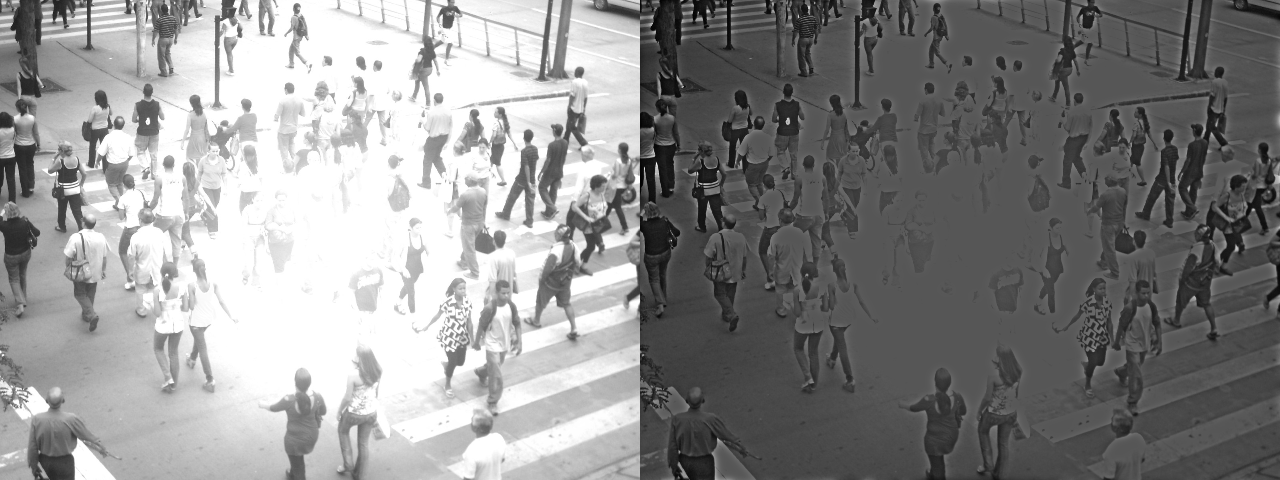
//> input picture FiltroHomomorfico/image4155.png, 1280 x 480 px, given in place of the camera
$ ./main   (built with g++ and OpenCV 4)
//> lines starting //> are read from the running program, lines starting //| are printed output that depends on the picture
#include <iostream>
#include <opencv2/opencv.hpp>

using namespace cv;
using namespace std;

void MostraHist(Mat &image, bool equaliza= false)
{
    vector<Mat> planes;
    Mat histR, histG, histB;
    int nbins = 256;
    float range[] = {0, 256};
    const float *histrange = { range };
    bool uniform = true;
    bool acummulate = false;

    int histw = nbins, histh = nbins/2;
    Mat histImgR(histh, histw, CV_8UC3, Scalar(0,0,0));
    Mat histImgG(histh, histw, CV_8UC3, Scalar(0,0,0));
    Mat histImgB(histh, histw, CV_8UC3, Scalar(0,0,0));

    split (image, planes);
    if(equaliza) // equaliza os 3 planos R G B
    {
        equalizeHist(planes[0], planes[0]);
        equalizeHist(planes[1], planes[1]);
        equalizeHist(planes[2], planes[2]);
    }
    merge(planes, image); // junta os planos novamente na imagem
    calcHist(&planes[0], 1, 0, Mat(), histR, 1,
             &nbins, &histrange,
             uniform, acummulate);
    calcHist(&planes[1], 1, 0, Mat(), histG, 1,
             &nbins, &histrange,
             uniform, acummulate);

    calcHist(&planes[2], 1, 0, Mat(), histB, 1,
             &nbins, &histrange,
             uniform, acummulate);

    normalize(histR, histR, 0, histImgR.rows, NORM_MINMAX, -1, Mat());
    normalize(histG, histG, 0, histImgR.rows, NORM_MINMAX, -1, Mat());
    normalize(histB, histB, 0, histImgR.rows, NORM_MINMAX, -1, Mat());

    histImgR.setTo(Scalar(0));
    histImgG.setTo(Scalar(0));
    histImgB.setTo(Scalar(0));

    for(int i=0; i<nbins; i++)
    {
        line(histImgR, Point(i, histh),
             Point(i, histh-cvRound(histR.at<float>(i))),
             Scalar(0, 0, 255), 1, 8, 0);
        line(histImgG, Point(i, histh),
             Point(i, histh-cvRound(histG.at<float>(i))),
             Scalar(0, 255, 0), 1, 8, 0);
        line(histImgB, Point(i, histh),
             Point(i, histh-cvRound(histB.at<float>(i))),
             Scalar(255, 0, 0), 1, 8, 0);
    }
    histImgR.copyTo(image(Rect(0, 0,nbins, histh)));
    histImgG.copyTo(image(Rect(0, histh,nbins, histh)));
    histImgB.copyTo(image(Rect(0, 2*histh,nbins, histh)));
}


int main(int argc, char** argv)
{
    Mat image;
    int width, height;
    VideoCapture cap;
    cap.open(0);
    if(!cap.isOpened())
    {
        cout << "cameras indisponiveis";
        return -1;
    }

    width  = cap.get(CV_CAP_PROP_FRAME_WIDTH);
    height = cap.get(CV_CAP_PROP_FRAME_HEIGHT);

    cout << "largura = " << width << endl;
    cout << "altura  = " << height << endl;

    while(1)
    {
        cap >> image;
//> image is the input picture: 480 rows x 1280 cols, CV_8UC3; min 0, max 255, mean 140.1
        resize(image, image, Size(640,480));
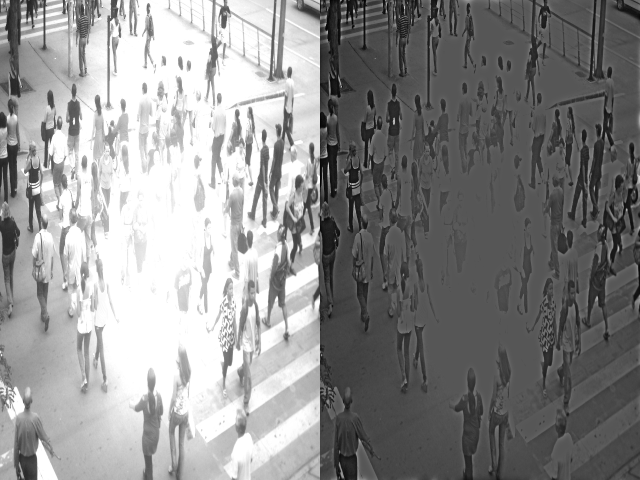
//> image: 480 rows x 640 cols, CV_8UC3; min 1, max 255, mean 140.3
        MostraHist(image);
//> in MostraHist, `calcHist(&planes[0], 1, 0, Mat(), histR, 1, &nbins, &histrange, unifor..`: histR = 256 values, max 38553 at index 255, min 0 at index 0, mean 1200
//> in MostraHist, `calcHist(&planes[1], 1, 0, Mat(), histG, 1, &nbins, &histrange, unifor..`: histG has the same summary as histR
//> in MostraHist, `calcHist(&planes[2], 1, 0, Mat(), histB, 1, &nbins, &histrange, unifor..`: histB has the same summary as histR
//> in MostraHist, `normalize(histR, histR, 0, histImgR.rows, NORM_MINMAX, -1, Mat());`: histR = 256 values, max 128 at index 255, min 0 at index 0, mean 3.98
//> in MostraHist, `normalize(histG, histG, 0, histImgR.rows, NORM_MINMAX, -1, Mat());`: histG has the same summary as histR
//> in MostraHist, `normalize(histB, histB, 0, histImgR.rows, NORM_MINMAX, -1, Mat());`: histB has the same summary as histR
//> after the loop in MostraHist, `for(int i=0; i<nbins; i++)`:
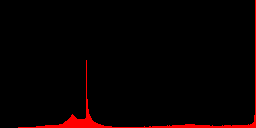
//> histImgR: 128 rows x 256 cols, CV_8UC3; mean B, G, R 0, 0, 7.9
//> after the loop in MostraHist, `for(int i=0; i<nbins; i++)`:
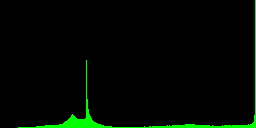
//> histImgG: 128 rows x 256 cols, CV_8UC3; mean B, G, R 0, 7.9, 0
//> after the loop in MostraHist, `for(int i=0; i<nbins; i++)`:
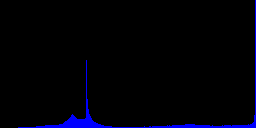
//> histImgB: 128 rows x 256 cols, CV_8UC3; mean B, G, R 7.9, 0, 0
        imshow("Original", image);
        MostraHist(image, 1);
//> call 2 of MostraHist, with equaliza = true
//> in MostraHist (call 2), `equalizeHist(planes[0], planes[0]);`:
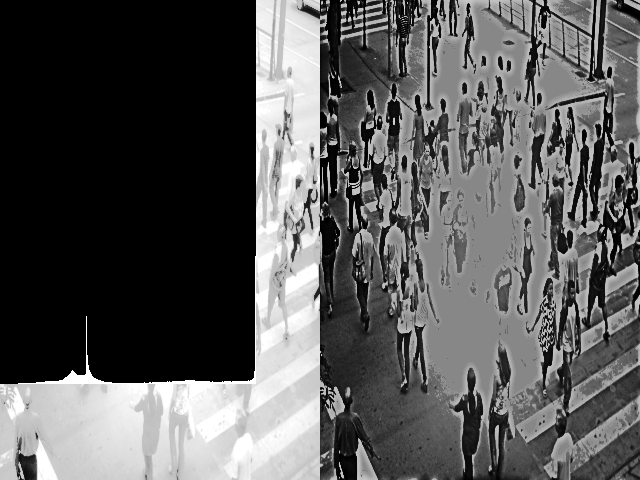
//> planes[0]: 480 rows x 640 cols, CV_8UC1; min 0, max 255, mean 88.8
//> in MostraHist (call 2), `calcHist(&planes[0], 1, 0, Mat(), histR, 1, &nbins, &histrange, unifor..`: histR = 256 values, max 97643 at index 0, min 0 at index 29, mean 1200
//> in MostraHist (call 2), `calcHist(&planes[1], 1, 0, Mat(), histG, 1, &nbins, &histrange, unifor..`: histG has the same summary as histR
//> in MostraHist (call 2), `calcHist(&planes[2], 1, 0, Mat(), histB, 1, &nbins, &histrange, unifor..`: histB has the same summary as histR
//> in MostraHist (call 2), `normalize(histR, histR, 0, histImgR.rows, NORM_MINMAX, -1, Mat());`: histR = 256 values, max 128 at index 0, min 0 at index 29, mean 1.57
//> in MostraHist (call 2), `normalize(histG, histG, 0, histImgR.rows, NORM_MINMAX, -1, Mat());`: histG has the same summary as histR
//> in MostraHist (call 2), `normalize(histB, histB, 0, histImgR.rows, NORM_MINMAX, -1, Mat());`: histB has the same summary as histR
//> after the loop in MostraHist (call 2), `for(int i=0; i<nbins; i++)`:
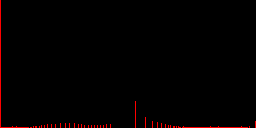
//> histImgR: 128 rows x 256 cols, CV_8UC3; mean B, G, R 0, 0, 3.1
//> in MostraHist (call 2), `histImgB.copyTo(image(Rect(0, 2*histh,nbins, histh)));`:
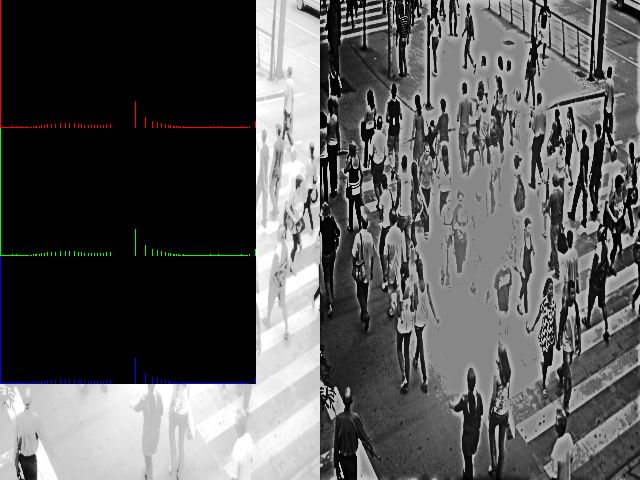
//> image: 480 rows x 640 cols, CV_8UC3; mean B, G, R 88.3, 88.3, 88.3
        imshow("image", image);
        if(waitKey(30) >= 0) break;
//> the Esc key is pressed
    }
    return 0;
}
